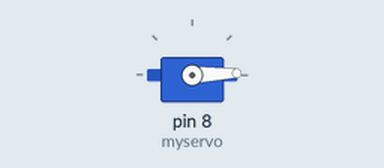
Bench run of a sketch on a simulated Arduino Uno, built with avr-gcc and run on an emulated ATmega328P. Parts: servo.

Above: at 0.95 s.
At 1.75 s:
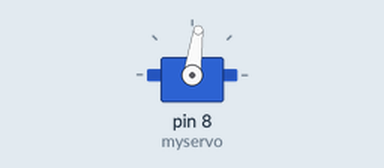
At 2.65 s:
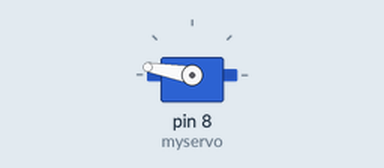
At 11.35 s:
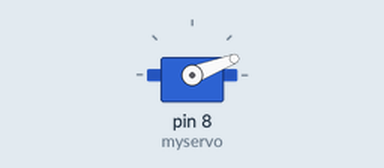
Timing chart, 0 to 23.9 s (numbered marks = the images above):
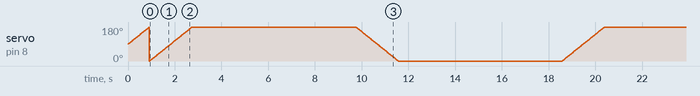

The sketch:

005_Miniservo.ino
```cpp
/**********************************************************************************
**                                                                               **
**                              Samuel Call Ramos                                **
**                                 23/11/2023                                    **
**    El servo deberá de ser capaz de cerrar y abrir la puerta, cada 7s.         **
**      El tiempo que debe de tardar en cerrar la puerta deberá de ser 2s        **
**                               y para abrir 2s.                                **
**                                                                               **
**********************************************************************************/

//********** Includes *************************************************************
#include<Servo.h>


//********** Variables ************************************************************
Servo myservo;
const int servo = 8;
int pos;
//********** Setup ****************************************************************
void setup()
{
  myservo.attach(8);
  for(pos = myservo.read(); pos <= 180; pos += 1) {
    myservo.write(pos);
    delay(10);
  }
  Serial.begin(9600);
}

//********** Loop *****************************************************************
void loop()
{
  for(pos = 0; pos <= 180; pos += 1) {
    myservo.write(pos);
    delay(10);
  }
  delay(7000);
  for(pos = 180; pos >= 0; pos -= 1) {
    myservo.write(pos);
    delay(10);
  }
  delay(7000);
}

//********** Funcions *************************************************************
```
